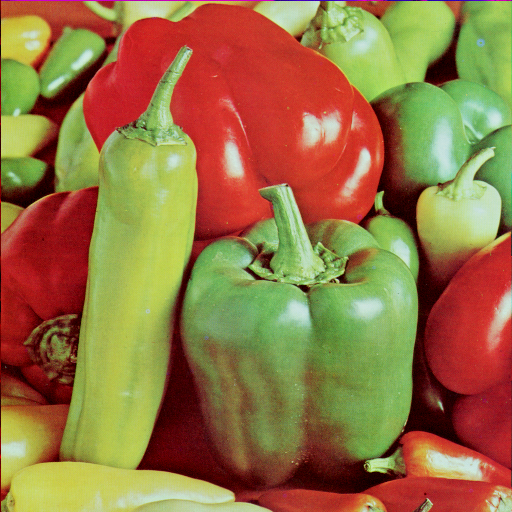
#> input picture Dataset/4.2.07.tiff, 512 x 512 px, found by its file name
$ python 'DFT of the RGB image.py'
#> lines starting #> are read from the running program, lines starting #| are printed output that depends on the picture
import numpy as np
import skimage.data as data
import skimage.io as io
import skimage.exposure as ex
import matplotlib.pyplot as plt

c = io.imread('U:\\4-1\\Digital Image Processing LAB\\Lab_Report_4_5_6_7_8\\Dataset\\misc\\4.2.07.tiff')
#> c is the input picture: shape (512, 512, 3); mean R, G, B 149.8, 115.6, 66.5


cf = np.fft.fft2(c)
cfs = np.fft.fftshift(cf)
cfsl = np.log(1+np.abs(cfs))
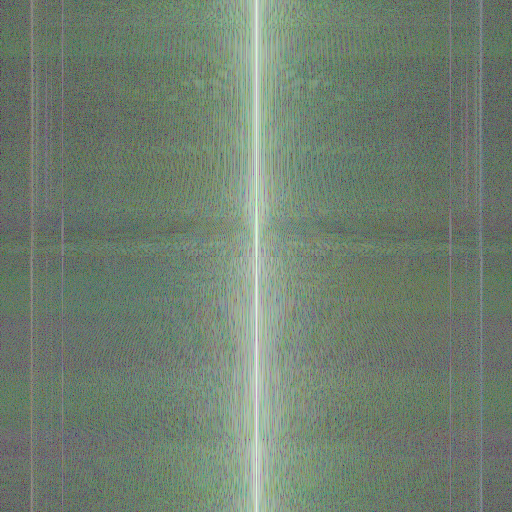
#> cfsl: shape (512, 512, 3) float64; mean of channels 0, 1, 2 5.57, 6.31, 5.57; drawn with min black and max white

plt.subplot(1,2,1)
plt.axis('off')
plt.title('RGB image')
plt.imshow(c)

plt.subplot(1,2,2)
plt.axis('off')
plt.title('DFT of the RGB image')
plt.imshow(ex.rescale_intensity(cfsl,out_range=(0.0,1.0)))

plt.show()
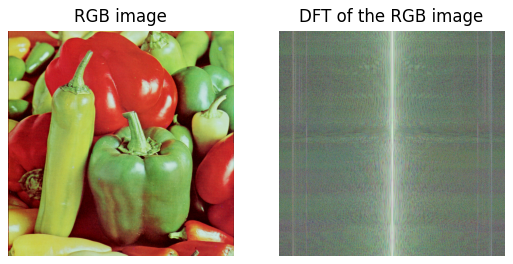
#> figure drawn by matplotlib, 2 panels

$ run again, with Dataset/4.1.03.tiff copied over Dataset/4.2.07.tiff
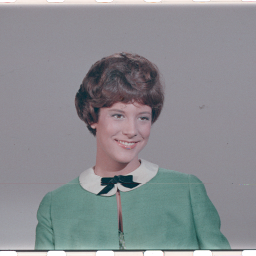
#> input picture Dataset/4.1.03.tiff, 256 x 256 px, found by its file name
#> c is the input picture: shape (256, 256, 3); mean R, G, B 137.6, 140, 144
#> `cfsl = np.log(1+np.abs(cfs))`:
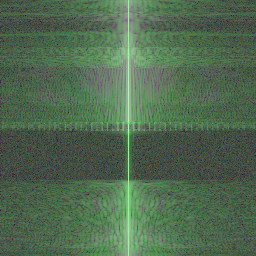
#> cfsl: shape (256, 256, 3) float64; mean of channels 0, 1, 2 3.86, 5.09, 3.86; drawn with min black and max white
#> `plt.show()`:
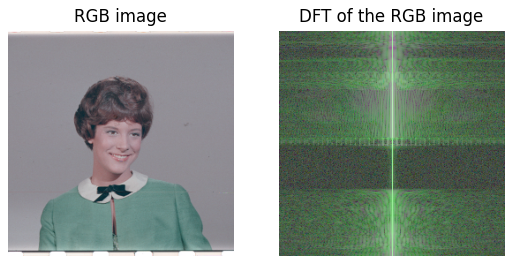
#> figure drawn by matplotlib, 2 panels
